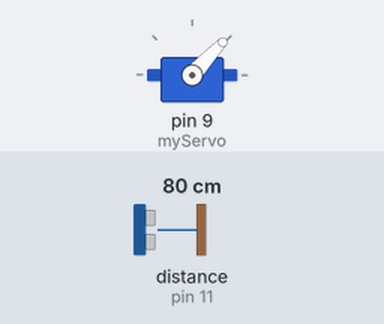
The sketch below on a simulated Arduino Uno, built with avr-gcc and run on an emulated ATmega328P. Parts: servo. Wiring (inferred from the names in the program): ultrasonic range finder: trigger pin 10; echo pin 11. The inputs (shaded band) are chosen by the test bench; at power-on: distance to the obstacle (sensor on pin 11) 80 cm. The echo pulse lasts 58.3 µs per cm; what the sketch prints to the serial monitor is not drawn.

Above: at 1.2 s.
1.3 s: distance to the obstacle (sensor on pin 11) set to 2 cm
At 1.68 s:
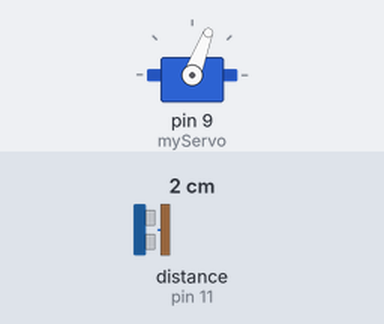
4.3 s: distance to the obstacle (sensor on pin 11) set to 9 cm
At 4.5 s:
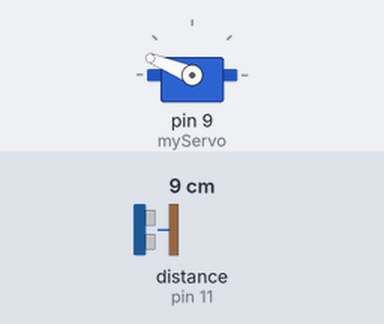
7.3 s: distance to the obstacle (sensor on pin 11) set to 4 cm
At 8.02 s:
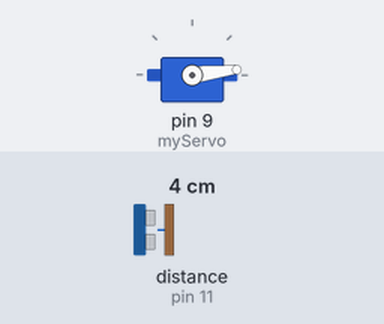
Timing chart, 0 to 16.3 s (numbered marks = the images above; inputs shaded):
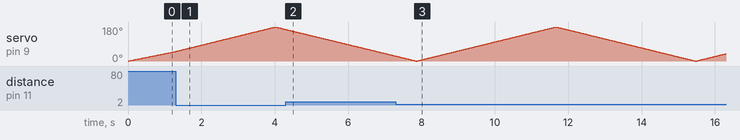

The sketch:

RadarSystem.ino
```cpp
#include <Servo.h>

Servo myServo;

int trigPin = 10;
int echoPin = 11;

long duration;
int distance;

void setup() {
  Serial.begin(9600);

  pinMode(trigPin, OUTPUT);
  pinMode(echoPin, INPUT);

  myServo.attach(9);
}

void loop() {

  // Sweep 0 → 180
  for (int angle = 0; angle <= 180; angle++) {
    myServo.write(angle);
    delay(20);

    distance = getDistance();

    Serial.print(angle);
    Serial.print(",");
    Serial.print(distance);
    Serial.print(".");
  }

  // Sweep 180 → 0
  for (int angle = 180; angle >= 0; angle--) {
    myServo.write(angle);
    delay(20);

    distance = getDistance();

    Serial.print(angle);
    Serial.print(",");
    Serial.print(distance);
    Serial.print(".");
  }
}

int getDistance() {

  digitalWrite(trigPin, LOW);
  delayMicroseconds(2);

  digitalWrite(trigPin, HIGH);
  delayMicroseconds(10);
  digitalWrite(trigPin, LOW);

  duration = pulseIn(echoPin, HIGH, 30000);

  if (duration == 0) return 0;

  return duration * 0.034 / 2;
}
```
